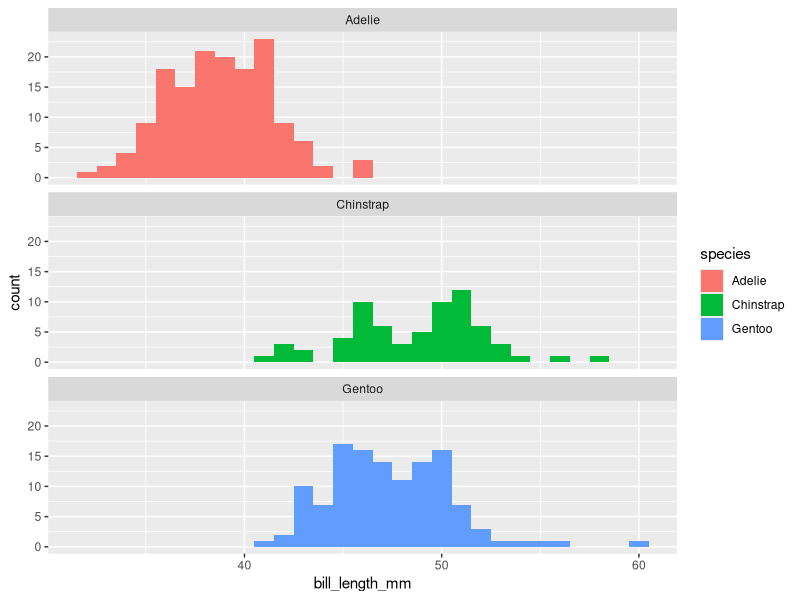
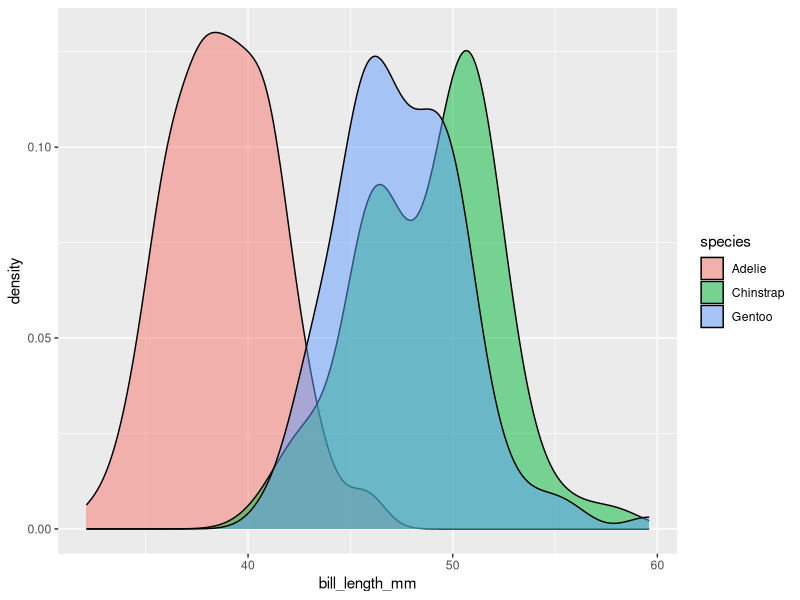

These figures' R source, in order:
## ---- chunk 1
#install.packages("palmerpenguins")
library(palmerpenguins)
library(tidyverse)
## ---- chunk 2
ggplot(penguins, aes(x = bill_length_mm, fill = species)) +
  geom_histogram(binwidth = 1) +
  facet_wrap(~species, nrow = 3)
## ---- chunk 3
penguins %>%
  ggplot() +
  geom_density(mapping = aes(x = bill_length_mm, fill=species), alpha=0.5)
